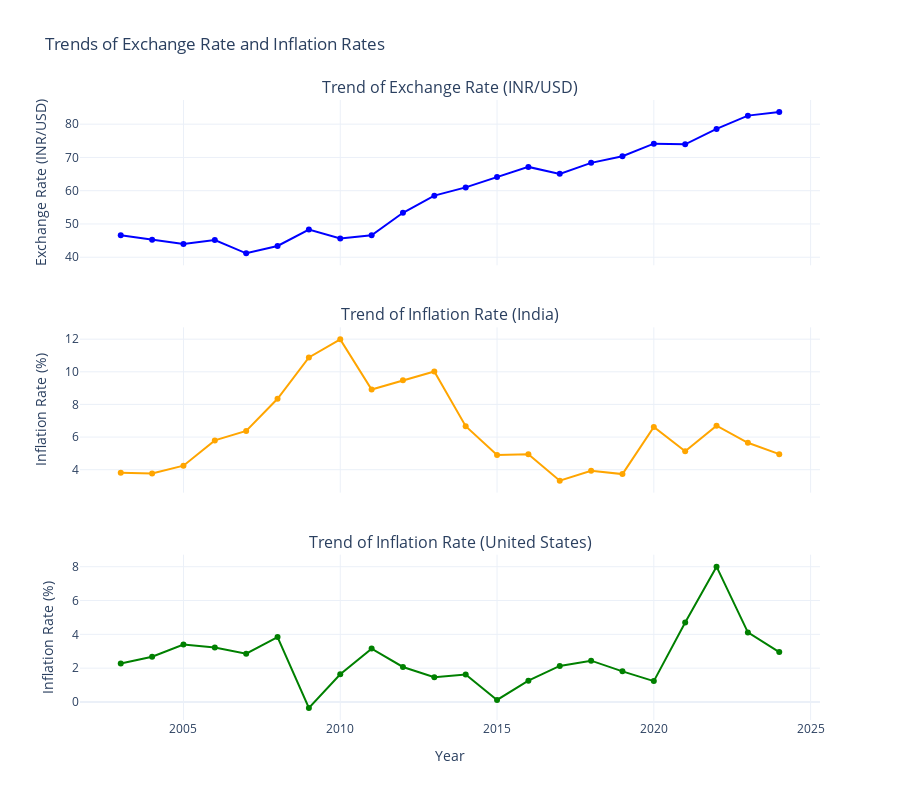

The notebook cell saved with this chart:
### Code cell
import plotly.graph_objs as go
from plotly.subplots import make_subplots

fig = make_subplots(rows=3, cols=1,
                    shared_xaxes=True,
                    vertical_spacing=0.1,
                    subplot_titles=("Trend of Exchange Rate (INR/USD)",
                                    "Trend of Inflation Rate (India)",
                                    "Trend of Inflation Rate (United States)"))

fig.add_trace(go.Scatter(x=merged_df['Year'],
                         y=merged_df['Exchange Rate (INR/USD)'],
                         mode='lines+markers',
                         marker=dict(color='blue'),
                         name='Exchange Rate (INR/USD)'),
              row=1, col=1)

fig.add_trace(go.Scatter(x=merged_df['Year'],
                         y=merged_df['Inflation Rate (India)'],
                         mode='lines+markers',
                         marker=dict(color='orange'),
                         name='Inflation Rate (India)'),
              row=2, col=1)

fig.add_trace(go.Scatter(x=merged_df['Year'],
                         y=merged_df['Inflation Rate (United States)'],
                         mode='lines+markers',
                         marker=dict(color='green'),
                         name='Inflation Rate (United States)'),
              row=3, col=1)

fig.update_layout(height=800,
                  width=900,
                  showlegend=False,
                  title_text="Trends of Exchange Rate and Inflation Rates",
                  xaxis3_title="Year",
                  template='plotly_white')

fig.update_yaxes(title_text="Exchange Rate (INR/USD)", row=1, col=1)
fig.update_yaxes(title_text="Inflation Rate (%)", row=2, col=1)
fig.update_yaxes(title_text="Inflation Rate (%)", row=3, col=1)

fig.show()

### Figure 1 — Plotly figure (JSON) as saved in the notebook; plotly's stock layout.template omitted (floating-point values rounded to 4 significant figures)
{"data": [{"marker": {"color": "blue"}, "mode": "lines+markers", "name": "Exchange Rate (INR/USD)", "type": "scatter", "x": [2003, 2004, 2005, 2006, 2007, 2008, 2009, 2010, 2011, 2012, 2013, 2014, 2015, 2016, 2017, 2018, 2019, 2020, 2021, 2022, 2023, 2024], "xaxis": "x", "y": [46.59, 45.26, 44.0, 45.19, 41.18, 43.39, 48.33, 45.65, 46.58, 53.37, 58.51, 61.0, 64.11, 67.16, 65.07, 68.37, 70.38, 74.14, 73.94, 78.58, 82.57, 83.66], "yaxis": "y"}, {"marker": {"color": "orange"}, "mode": "lines+markers", "name": "Inflation Rate (India)", "type": "scatter", "x": [2003, 2004, 2005, 2006, 2007, 2008, 2009, 2010, 2011, 2012, 2013, 2014, 2015, 2016, 2017, 2018, 2019, 2020, 2021, 2022, 2023, 2024], "xaxis": "x2", "y": [3.806, 3.767, 4.246, 5.797, 6.373, 8.349, 10.88, 11.99, 8.912, 9.479, 10.02, 6.666, 4.907, 4.948, 3.328, 3.939, 3.73, 6.623, 5.131, 6.699, 5.649, 4.953], "yaxis": "y2"}, {"marker": {"color": "green"}, "mode": "lines+markers", "name": "Inflation Rate (United States)", "type": "scatter", "x": [2003, 2004, 2005, 2006, 2007, 2008, 2009, 2010, 2011, 2012, 2013, 2014, 2015, 2016, 2017, 2018, 2019, 2020, 2021, 2022, 2023, 2024], "xaxis": "x3", "y": [2.27, 2.677, 3.393, 3.226, 2.853, 3.839, -0.3555, 1.64, 3.157, 2.069, 1.465, 1.622, 0.1186, 1.262, 2.13, 2.443, 1.812, 1.234, 4.698, 8.003, 4.116, 2.95], "yaxis": "y3"}], "layout": {"annotations": [{"font": {"size": 16}, "showarrow": false, "text": "Trend of Exchange Rate (INR/USD)", "x": 0.5, "xanchor": "center", "xref": "paper", "y": 1, "yanchor": "bottom", "yref": "paper"}, {"font": {"size": 16}, "showarrow": false, "text": "Trend of Inflation Rate (India)", "x": 0.5, "xanchor": "center", "xref": "paper", "y": 0.6333, "yanchor": "bottom", "yref": "paper"}, {"font": {"size": 16}, "showarrow": false, "text": "Trend of Inflation Rate (United States)", "x": 0.5, "xanchor": "center", "xref": "paper", "y": 0.2667, "yanchor": "bottom", "yref": "paper"}], "height": 800, "showlegend": false, "title": {"text": "Trends of Exchange Rate and Inflation Rates"}, "width": 900, "xaxis": {"anchor": "y", "domain": [0, 1], "matches": "x3", "showticklabels": false}, "xaxis2": {"anchor": "y2", "domain": [0, 1], "matches": "x3", "showticklabels": false}, "xaxis3": {"anchor": "y3", "domain": [0, 1], "title": {"text": "Year"}}, "yaxis": {"anchor": "x", "domain": [0.7333, 1], "title": {"text": "Exchange Rate (INR/USD)"}}, "yaxis2": {"anchor": "x2", "domain": [0.3667, 0.6333], "title": {"text": "Inflation Rate (%)"}}, "yaxis3": {"anchor": "x3", "domain": [0, 0.2667], "title": {"text": "Inflation Rate (%)"}}}}
